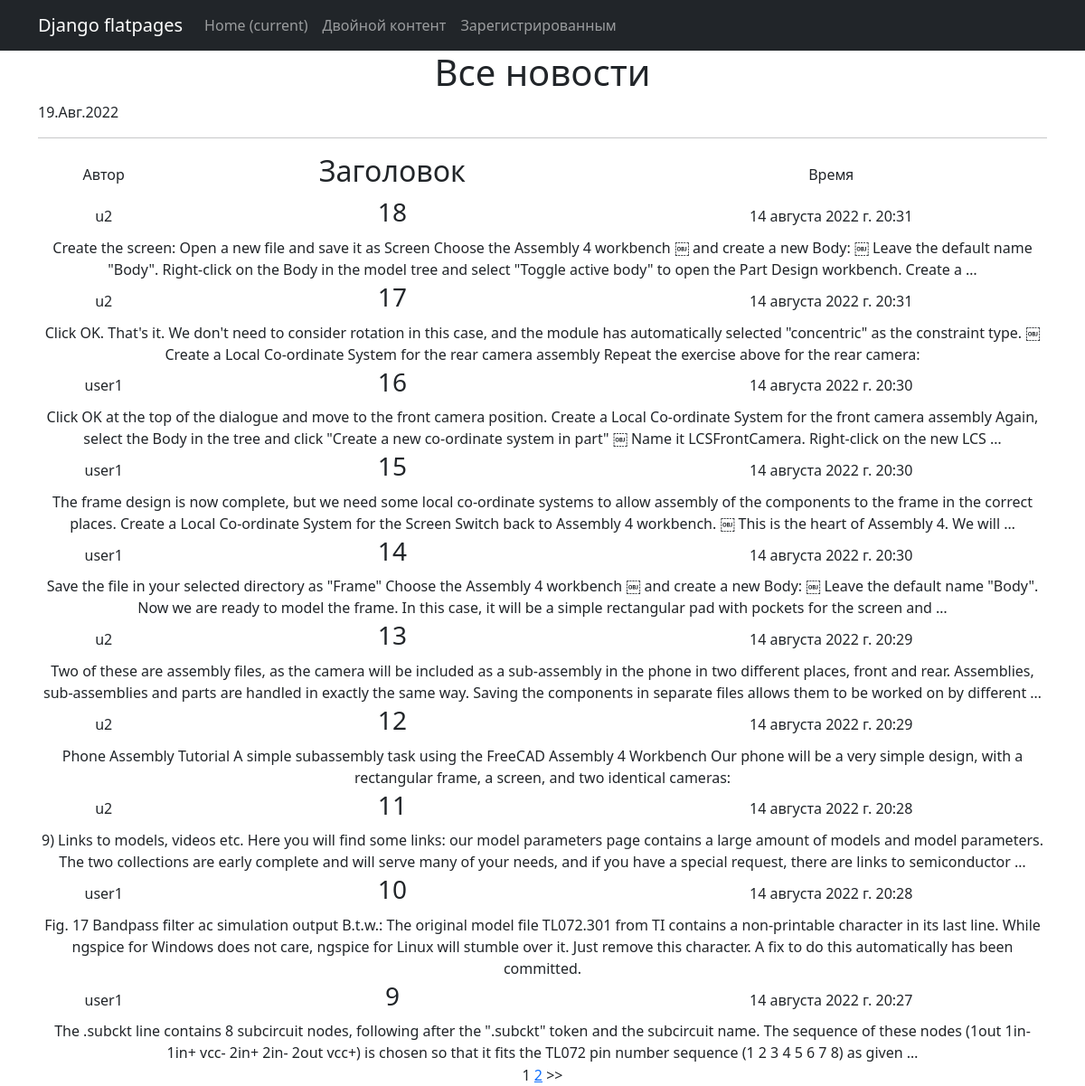
Page /news/ on the committed database.
### NewsPortal/models.py (models this page shows, shortened)
class Post(models.Model):
    article = "AR"
    news = "NS"
    POST_TYPE = [(article, 'Статья'), (news, 'Новость')]
    post_author = models.ForeignKey(Author, on_delete=models.PROTECT)
    type = models.CharField(max_length=2, choices=POST_TYPE, default=article)
    time_of_creation = models.DateTimeField(auto_now_add=True)
    category = models.ManyToManyField(Category, through="PostCategory")
    header = models.CharField(max_length=255)  # TODO
    text = models.TextField()  # TODO
    rating = models.IntegerField(default=0)

class Author(models.Model):
    author_user = models.OneToOneField(User, on_delete=models.CASCADE)
    rating = models.IntegerField(default=0)

### NewsPortal/views.py (the view)
# urls.py: path('', NewsList.as_view()),
class NewsList(ListView):
   model = Post
   ordering = '-time_of_creation'    # Поле для сортировки объектов, "-blabla" - обратный отсчёт
   template_name = 'news.html'
   context_object_name = 'news'   # Имя списка, через который обращаются ко всем объектам в html-шаблоне.
   paginate_by = 10 #TODO - разобраться с переходом к следующей странице при пажинации
   def get_queryset(self):
       queryset = super().get_queryset()
       self.filterset = NewsFilter(self.request.GET, queryset)
       return self.filterset.qs
   def get_context_data(self, **kwargs):
       context = super().get_context_data(**kwargs)
       context['time_now'] = datetime.utcnow()
       context['filterset'] = self.filterset
       return context

### templates/news.html (shortened to what this page needs)
{% extends 'flatpages/default.html' %}
{% load custom_filters %}
{% block content %}
    <h1>Все новости</h1>
    <p>{{ time_now|date:'d.M.Y' }}</p>
    <hr>
    {% if news %}
        <table>
            <tr><td>Автор</td><td><h2>Заголовок</h2></td><td>Время   </td></tr>
            {% for item in news %}
                <tr><td>{{item.post_author.author_user}}</td><td><h3>{{item.header}}</h3></td><td>{{item.time_of_creation}}</td></tr>
                <tr><td colspan="3">{{ item.text|truncatewords:50 }}</td></tr>
            {% endfor %}
        </table>
    {% else %}
        <h2>Статей нет!</h2>!
    {% endif %}
   {{ page_obj.number }}
   {% if page_obj.has_next %}
       <a href="?page={{ page_obj.next_page_number }}">{{ page_obj.next_page_number }}</a>
       &gt;&gt;
   {% endif %}
{% endblock content %}

### rows in the picture
Post: post_author.author_user "u2", header "18", time_of_creation "14 августа 2022 г. 20:31", text "Create the screen: Open a new file and save it as Screen Choose the Assembly 4 workbench ￼ and create a new Body: ￼ Leave the default name \"Body\". Right-click on the Body in the model tree and select \"Toggle active body\" to open the Part Design workbench. Create a …"
Post: post_author.author_user "u2", header "17", time_of_creation "14 августа 2022 г. 20:31", text "Click OK. That's it. We don't need to consider rotation in this case, and the module has automatically selected \"concentric\" as the constraint type. ￼ Create a Local Co-ordinate System for the rear camera assembly Repeat the exercise above for the rear camera:"
Post: post_author.author_user "user1", header "16", time_of_creation "14 августа 2022 г. 20:30", text "Click OK at the top of the dialogue and move to the front camera position. Create a Local Co-ordinate System for the front camera assembly Again, select the Body in the tree and click \"Create a new co-ordinate system in part\" ￼ Name it LCSFrontCamera. Right-click on the new LCS …"
Post: post_author.author_user "user1", header "15", time_of_creation "14 августа 2022 г. 20:30", text "The frame design is now complete, but we need some local co-ordinate systems to allow assembly of the components to the frame in the correct places. Create a Local Co-ordinate System for the Screen Switch back to Assembly 4 workbench. ￼ This is the heart of Assembly 4. We will …"
Post: post_author.author_user "user1", header "14", time_of_creation "14 августа 2022 г. 20:30", text "Save the file in your selected directory as \"Frame\" Choose the Assembly 4 workbench ￼ and create a new Body: ￼ Leave the default name \"Body\". Now we are ready to model the frame. In this case, it will be a simple rectangular pad with pockets for the screen and …"
Post: post_author.author_user "u2", header "13", time_of_creation "14 августа 2022 г. 20:29", text "Two of these are assembly files, as the camera will be included as a sub-assembly in the phone in two different places, front and rear. Assemblies, sub-assemblies and parts are handled in exactly the same way. Saving the components in separate files allows them to be worked on by different …"
Post: post_author.author_user "u2", header "12", time_of_creation "14 августа 2022 г. 20:29", text "Phone Assembly Tutorial A simple subassembly task using the FreeCAD Assembly 4 Workbench Our phone will be a very simple design, with a rectangular frame, a screen, and two identical cameras:"
Post: post_author.author_user "u2", header "11", time_of_creation "14 августа 2022 г. 20:28", text "9) Links to models, videos etc. Here you will find some links: our model parameters page contains a large amount of models and model parameters. The two collections are early complete and will serve many of your needs, and if you have a special request, there are links to semiconductor …"
Post: post_author.author_user "user1", header "10", time_of_creation "14 августа 2022 г. 20:28", text "Fig. 17 Bandpass filter ac simulation output B.t.w.: The original model file TL072.301 from TI contains a non-printable character in its last line. While ngspice for Windows does not care, ngspice for Linux will stumble over it. Just remove this character. A fix to do this automatically has been committed."
Post: post_author.author_user "user1", header "9", time_of_creation "14 августа 2022 г. 20:27", text "The .subckt line contains 8 subcircuit nodes, following after the \".subckt\" token and the subcircuit name. The sequence of these nodes (1out 1in- 1in+ vcc- 2in+ 2in- 2out vcc+) is chosen so that it fits the TL072 pin number sequence (1 2 3 4 5 6 7 8) as given …"

### other values in the picture
{{ time_now|date:'d.M.Y' }} "19.Авг.2022"
{{ page_obj.number }} "1"
{{ page_obj.next_page_number }} "2"
